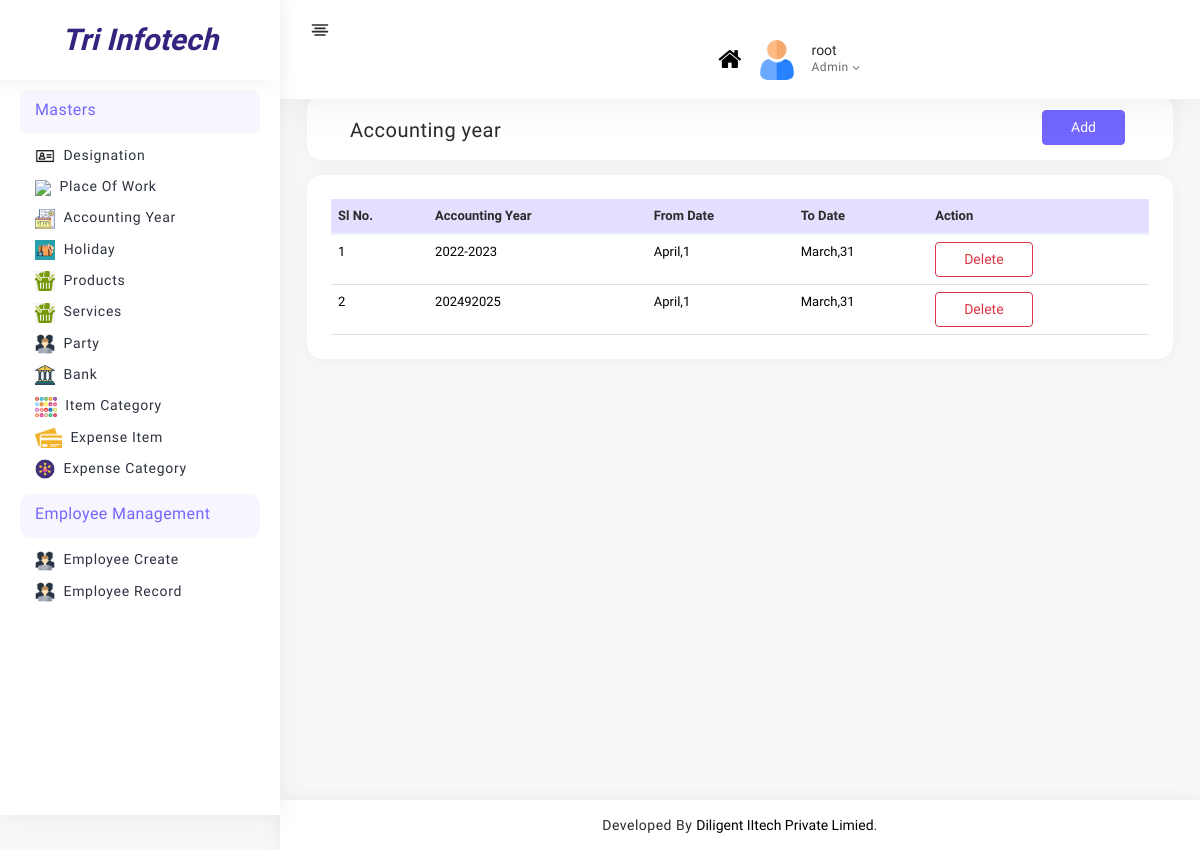
Before: /admin_panel/accounting_year/ (signed in) with the older database file.
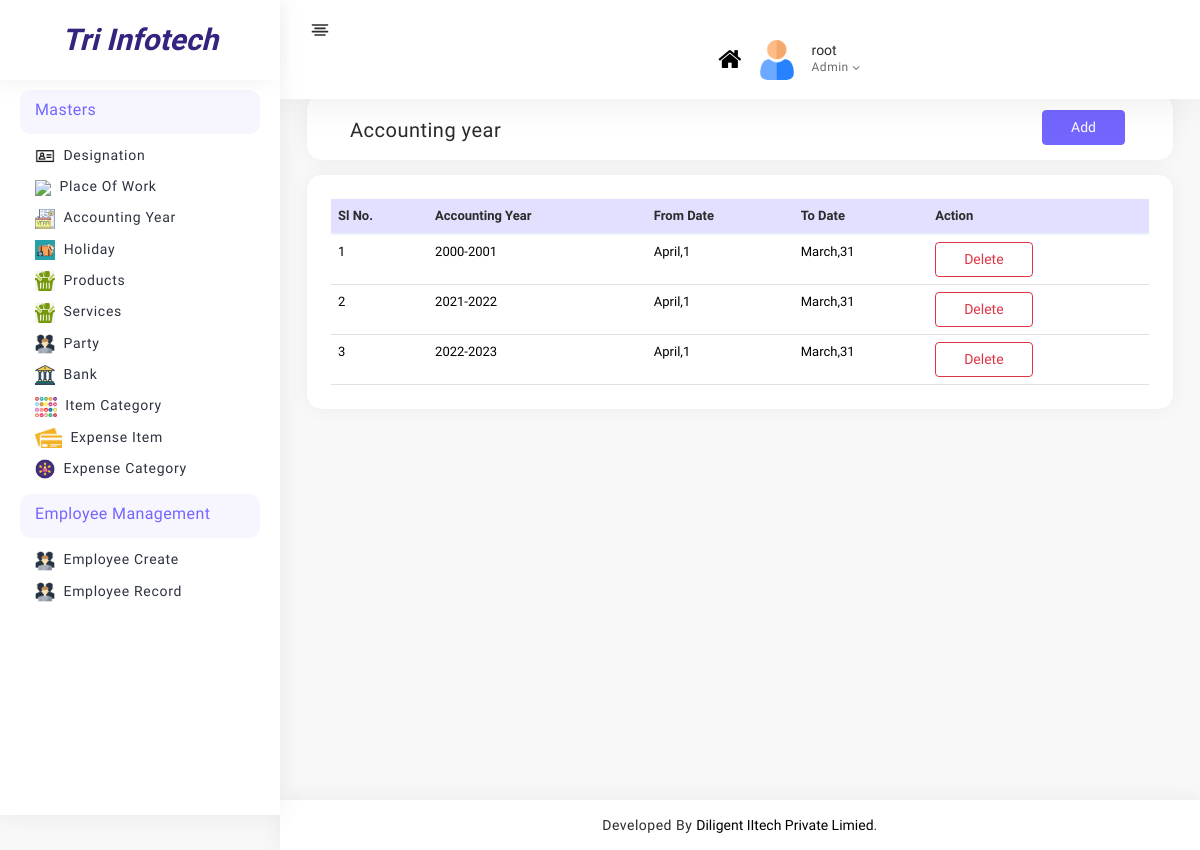
After: the same page with the newer database file.
### admin_panel/models.py (models this page shows, shortened)
class Accounting_year(models.Model):
    year = models.CharField( max_length=50,unique=True)
    fromdate = models.CharField(max_length=20,default="April,1")
    todate = models.CharField(max_length=20,default="March,31")

### admin_panel/views.py (the view)
# urls.py: path("accounting_year/",views.accounting_year,name="accounting_year"),
def accounting_year(request):
    if request.user.is_staff:
        places = Accounting_year.objects.all()
        return render(request,"masters/accounting_year/accounting_year.html",{"places":places})
    else:
        return redirect("accounting_year")

### admin_panel/templates/masters/accounting_year/accounting_year.html (shortened to what this page needs)
{% extends 'base.html' %}
{% load static %}
{% block content %}
<div class="page-body">
    <form>
        <div class="container-fluid">
            <div class="card p-3 py-2 project-list">
                <div class="row">
                    <div class="col-md-6">
                        <h5 class="mb-0 mt-2">Accounting year</h5>
                    </div>
                    <div class="col-md-6">
                        <a href="{% url 'accounting_year_add' %} " class="btn btn-primary rs-text-right">Add</a>
                    </div>
                </div>
            </div>
            <div class="card rs-mt-10 rs-br-0">
                <div class="card-body p-4 rs-p-0">
                    <div class="">
                        <table class="table rs_table">
                            <thead>
                                <tr>
                                    <th class="rs-w-5"><span class="hidden-xs">Sl No.</span></th>
                                    <th>Accounting Year</th>
                                    <th>From Date</th>
                                    <th>To Date</th>
                                    <th class="rs-text-right">Action</th>
                                </tr>
                            </thead>
                            <tbody>
                                {% for place in places %}
                                <tr>
                                    <td class="rs-pr-0">
                                        <span >{{ forloop.counter}}</span>
                                    </td>
                                    <td>{{ place.year }}</td>
                                    <td>{{ place.fromdate }}</td>
                                    <td>{{ place.todate }}</td>
                                    <td class="rs-text-right">
                                        <a type="button" class="btn btn-outline-danger" data-toggle="modal"
                                            data-target="#exampleModal-{{forloop.counter}}">
                                            Delete
                                        </a>
                                    </td>
                                </tr>
                                {% endfor %}
                            </tbody>
                        </table>
                    </div>
                </div>
            </div>
        </div>
    </form>
</div>
{% endblock content %}

### admin_panel/templates/base.html (shortened to what this page needs)
{% load static %}
<!DOCTYPE html>
<html lang="en">
<head>
   <link rel="stylesheet" type="text/css" href="{% static 'css/font_awesome/css/font-awesome.min.css' %} ">
   <link rel="stylesheet" type="text/css" href="{% static 'css/scrollbar.css' %} ">
   <link rel="stylesheet" type="text/css" href="{% static 'css/bootstrap.css' %} ">
   <link rel="stylesheet" type="text/css" href="{% static 'css/style.css' %} ">
   <link rel="stylesheet" type="text/css" href="{% static 'css/my_css.css' %} ">
   <link rel="stylesheet" type="text/css" href="{% static 'css/responsive.css' %} ">
   <link rel="stylesheet" type="text/css" href="{% static 'css/my_responsive.css' %} ">
</head>
<body>
   <div class="page-wrapper null compact-wrapper" id="pageWrapper">
      <div class="page-header">
         <div class="header-wrapper row m-0">
            <div class="header-logo-wrapper col-auto p-0">
               <div class="toggle-sidebar" checked="checked">
               </div>
            </div>
            <div class="nav-right col-8 pull-right right-header p-0">
               <ul class="nav-menus">
                  <li>
                     <a href="{% url 'index' %}">
                        <div><i class="fa fa-home rs-f-20" style="font-size:25px;"> </i></div>
                     </a>
                  </li>
                  <li class="profile-nav onhover-dropdown p-0 me-0">
                     <div class="media profile-media">
                        <img class="b-r-10 img-40" src="{% static 'images/user.png' %} " alt="">
                        <div class="media-body">
                           <span>{{user.username}}</span>
                           <p class="mb-0 font-roboto">Admin <i class="middle fa fa-angle-down"></i></p>
                        </div>
                     </div>
                  </li>
               </ul>
            </div>
         </div>
      </div>
      <div class="page-body-wrapper">
         <div class="sidebar-wrapper">
            <div>
               <div class="logo-wrapper">
                  <a href="" data-bs-original-title="Tri Infotech" title=""
                     style="font-family: 'Bad Script', cursive;color:#36227f;font-weight: bold;font-size: 30px;font-style: italic;line-height: 60px;">Tri Infotech</a>
               </div>
               <nav class="sidebar-main">
                  <div>
                     <ul class="sidebar-links">
                        <div class="simplebar-wrapper" style="margin: 0px;">
                           <div class="simplebar-mask">
                              <div class="simplebar-offset" style="right: 0px; bottom: 0px;">
                                 <div class="simplebar-content-wrapper" style="height: 100%; overflow: hidden scroll;">
                                    <div class="simplebar-content" style="padding: 0px;">
                                       <li class="sidebar-main-title">
                                          <div>
                                             <h6>Masters</h6>
                                          </div>
                                       </li>
                                       <li>
                                          <a href="{% url 'designation' %} " data-bs-original-title="" class="d-block">
                                             <img src="{% static 'images/designation.png' %} "
                                                style="height:20px;margin-right:5px;">
                                             <span>Designation</span>
                                          </a>
                                       </li>
                                       <li>
                                          <a href="{% url 'place' %} " data-bs-original-title="" class="d-block">
                                             <img src="{% static 'images/place.png' %} "
                                                style="height:20px;margin-right:5px;">
                                             <span>Place of Work</span>
                                          </a>
                                       </li>
                                       <li>
                                          <a href="{% url 'accounting_year' %} " data-bs-original-title="" class="d-block">
                                             <img src="{% static 'images/financial_year.jpg' %} "
                                                style="height:20px;margin-right:5px;">
                                             <span>Accounting Year</span>
                                          </a>
                                       </li>
                                       <li>
                                          <a href="{% url 'holiday' %} " data-bs-original-title="" class="d-block">
                                             <img src="{% static 'images/holiday.jpg' %} "
                                                style="height:20px;margin-right:5px;">
                                             <span>Holiday</span>
                                          </a>
                                       </li>
                                       <li>
                                          <a href="{% url 'products' %} " data-bs-original-title="" class="d-block">
                                             <img src="{% static 'images/items.png' %} "
                                                style="height:20px;margin-right:5px;">
                                             <span>Products</span>
                                          </a>
                                       </li>
                                       <li>
                                          <a href="{% url 'services' %} " data-bs-original-title="" class="d-block">
                                             <img src="{% static 'images/items.png' %} "
                                                style="height:20px;margin-right:5px;">
                                             <span>Services</span>
                                          </a>
                                       </li>
                                       <li>
                                          <a href="{% url 'arp_party' %} " data-bs-original-title="" class="d-block">
                                             <img src="{% static 'images/people.png' %} "
                                                style="height:20px;margin-right:5px;">
                                             <span>Party</span>
                                          </a>
                                       </li>
                                       <li>
                                          <a href="{% url 'bank_list' %} " data-bs-original-title="" class="d-block">
                                             <img src="{% static 'images/bank.png' %} "
                                                style="height:20px;margin-right:5px;">
                                             <span>Bank</span>
                                          </a>
                                       </li>
                                       <li>
                                          <a href="{% url 'item_category' %}" data-bs-original-title="" class="d-block">
                                             <img src="{% static 'images/item_category.png' %} "
                                                style="height:20px;margin-right:5px;">
                                             <span>Item Category</span>
                                          </a>
                                       </li>
                                       <li>
                                          <a href="{% url 'expense_item' %}" data-bs-original-title="" class="d-block">
                                             <img src="{% static 'images/expense_item.png' %} "
                                                style="height:20px;margin-right:5px;">
                                             <span>Expense Item</span>
                                          </a>
                                       </li>
                                       <li>
                                          <a href="{% url 'expense_category' %}" data-bs-original-title=""
                                             class="d-block">
                                             <img src="{% static 'images/expense category.png' %} "
                                                style="height:20px;margin-right:5px;">
                                             <span>Expense Category</span>
                                          </a>
                                       </li>
                                       <li class="sidebar-main-title">
                                          <div>
                                             <h6>Employee Management</h6>
                                          </div>
                                       </li>
                                       <li>
                                          <a href="{% url 'create_emp' %}" data-bs-original-title=""
                                             class="d-block">
                                             <img src="{% static 'images/people.png' %} "
                                                style="height:20px;margin-right:5px;">
                                             <span>Employee Create</span>
                                          </a>
                                       </li>
                                       <li>
                                          <a href="{% url 'show_emp' %}" data-bs-original-title=""
                                             class="d-block">
                                             <img src="{% static 'images/people.png' %} "
                                                style="height:20px;margin-right:5px;">
                                             <span>Employee Record</span>
                                          </a>
                                       </li>
                                    </div>
                                 </div>
                              </div>
                           </div>
                        </div>
                     </ul>
                  </div>
               </nav>
            </div>
         </div>
         {% block content %}
         {% endblock content %}
         <footer class="footer">
            <div class="container-fluid">
               <div class="row">
                  <div class="col-md-12 footer-copyright text-center">
                     <p class="mb-0">Developed By <a href="">Diligent IItech Private
                           Limied</a>.</p>
                  </div>
               </div>
            </div>
         </footer>
      </div>
   </div>

### admin_panel/static/css/scrollbar.css (style rules this page uses)
.simplebar-wrapper { overflow:hidden;width:inherit;height:inherit;max-width:inherit;max-height:inherit }
.simplebar-mask { direction:inherit;position:absolute;overflow:hidden;padding:0;margin:0;left:0;top:0;bottom:0;right:0;width:auto !important;height:auto !important;z-index:0 }
.simplebar-offset { direction:inherit !important;-webkit-box-sizing:inherit !important;box-sizing:inherit !important;resize:none !important;position:absolute;top:0;left:0;bottom:0;right:0;padding:0;margin:0;-webkit-overflow-scrolling:touch }
.simplebar-content-wrapper { direction:inherit;-webkit-box-sizing:border-box !important;box-sizing:border-box !important;position:relative;display:block;height:100%;width:auto;max-width:100%;max-height:100%;scrollbar-width:none;-ms-overflow-style:none;padding-bottom:30px }
.simplebar-content:before,.simplebar-content:after { content:' ';display:table }

### admin_panel/static/css/my_css.css (style rules this page uses)
table.table th { background: #e2dfff!important;font-weight:bold; }
* a { letter-spacing: 0; }
th, td { font-size: 13px; }

### admin_panel/static/css/responsive.css (style rules this page uses)
@media only screen and (max-width: 1366px) and (min-width: 1200px) { .page-wrapper.compact-wrapper .page-header .header-wrapper .nav-right { -webkit-box-flex:0;-ms-flex:0 0 64%;flex:0 0 64%;max-width:64% } }

### admin_panel/templates/base.html (style rules this page uses)
body { font-family: 'Anek Gujarati', sans-serif; }
th, td { letter-spacing: 0; }
body { background: #f8f8f8; }

### admin_panel/templates/masters/accounting_year/accounting_year.html (style rules this page uses)
.py-2 { padding-top: 0rem !important; padding-bottom: 0rem !important; }

Changed rows visible on the page:
removed Accounting_year: year "202492025", fromdate "April,1", todate "March,31"
added Accounting_year: year "2000-2001", fromdate "April,1", todate "March,31"
added Accounting_year: year "2021-2022", fromdate "April,1", todate "March,31"
